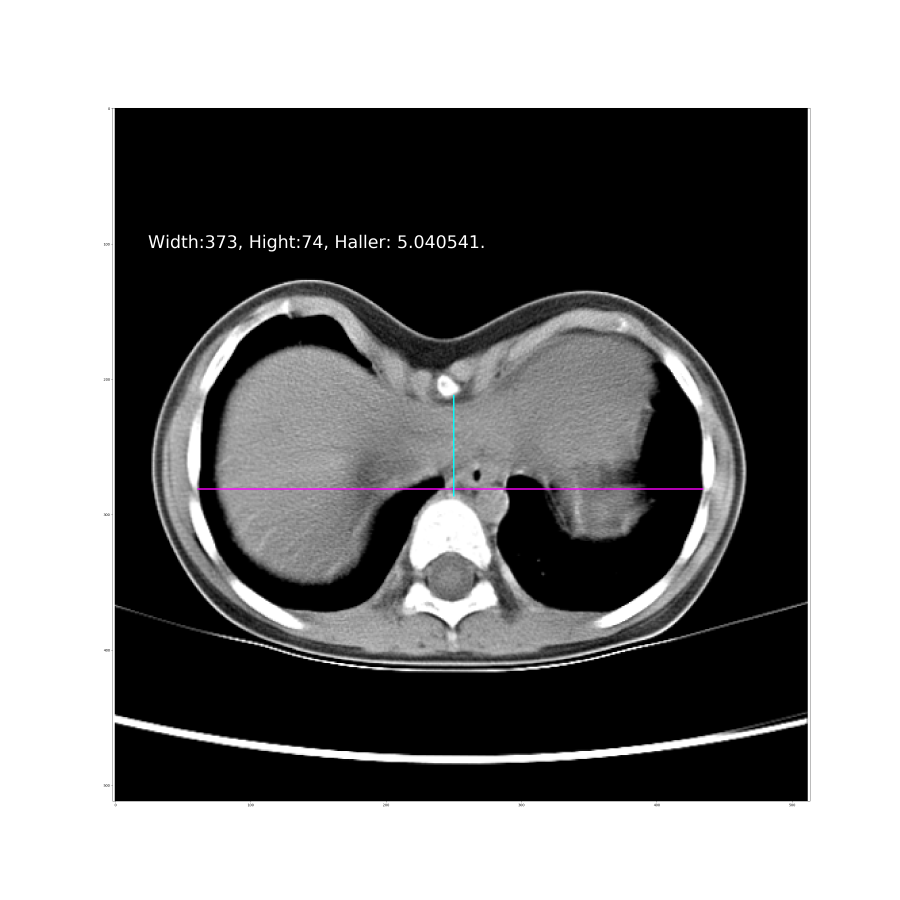
#> input picture paper/FILE51.png, 3600 x 3600 px (shown at 1/4 size); its folder holds only this picture in this run
$ python -i chest_diagnosis.py   (imports and definitions only)   (older library calls are emulated)
#> lines starting #> are read from the running program, lines starting #| are printed output that depends on the picture; after the words box and inside, x2 and y2 are one past the last pixel; in counts of white or black regions, pixels touching at a corner belong together
from src.contours_op import *
from src.utils import *
from .dicom_process import *
from easydict import EasyDict
from unet import cnt
from unet import cnt_min
# [101 lines left out: functions degree_of_depression, segment, not called in this run]


def diagnosis(dicom_file):
    return draw(analyse(dicom_file))

# [285 lines left out: functions analyse, draw, degree_get, not called in this run]

>>> import cv2
>>> picture = cv2.imread('../paper/FILE51.png')
#> picture is the input picture: shape (3600, 3600, 3); mean B, G, R 132, 131.8, 132
>>> result = degree_get(picture)
#> in degree_get, `ret, binary = cv2.threshold(gray, 3, 255, cv2.THRESH_BINARY)`:
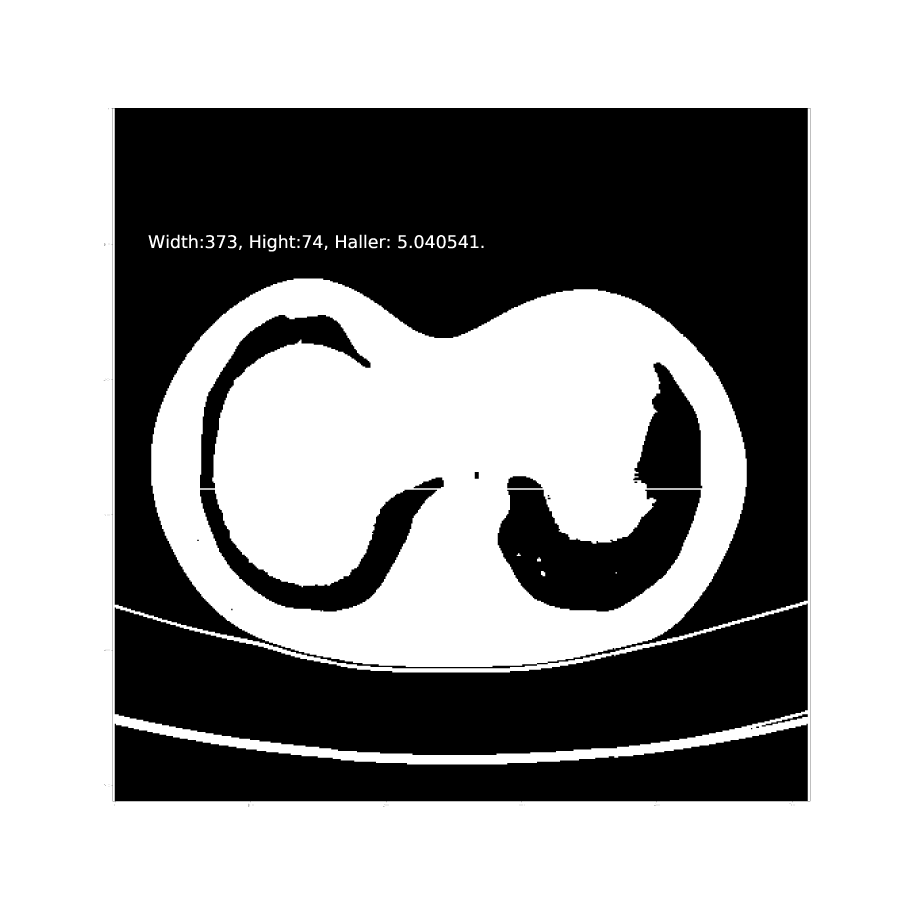
#> binary: shape (3600, 3600) (shown at 1/4 size); 61% white; 112 black regions (86 under 20 px)
#> in degree_get, `_, contours, _ = cv2.findContours( binary, cv2.RETR_TREE, cv2.CHAIN_AP..`: contours = 160 contours, 84 with area under 20; largest, box (x1, y1, x2, y2) and area: (0, 0, 3600, 3600) 12952801, (445, 431, 3242, 3210) 7745090, (451, 433, 3240, 3204) 4226426, (458, 2413, 3232, 3021) 1030398, (1990, 1958, 2804, 2447) 239748
#> result = 0
